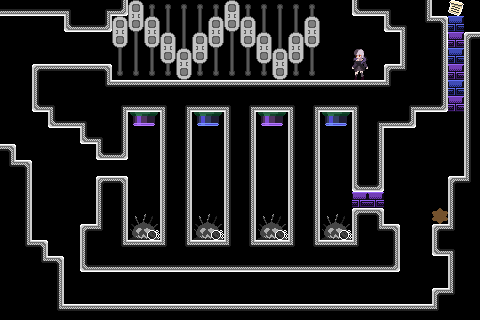

Rendered tile map (Tiled .tmx) drawn with the repository's tilesets; below, a short description and the map source with its tile grids summarised:
An orthogonal 30x20 tile map with 16x16 px tiles, 8 tile layers (bkg_far, bkg_close, ground, onoff2-defaulton, ...), 4 tilesets.

<map version="1.10" tiledversion="1.11.0" orientation="orthogonal" renderorder="right-down" width="30" height="20" tilewidth="16" tileheight="16" infinite="0" nextlayerid="9" nextobjectid="1">
 <tileset firstgid="1" source="../../PlaceholderSprites.tsx" />
 <tileset firstgid="106" source="../../memory_block.tsx" />
 <tileset firstgid="121" source="../../onoff_block.tsx" />
 <tileset firstgid="136" source="../../onoff2_block.tsx" />
 <layer id="4" name="bkg_far" width="30" height="20">
  <properties>
   <property name="unity:sortinglayer" value="Bkg_far" />
  </properties>
  <data>[600 cells, 0 non-empty, 0 distinct tile ids]</data>
 </layer>
 <layer id="1" name="bkg_close" width="30" height="20">
  <properties>
   <property name="unity:sortinglayer" value="Bkg" />
  </properties>
  <data>[600 cells, 65 non-empty, 2 distinct tile ids]</data>
 </layer>
 <layer id="2" name="ground" width="30" height="20">
  <properties>
   <property name="unity:layer" value="Ground" />
   <property name="unity:sortinglayer" value="Ground" />
  </properties>
  <data>[600 cells, 349 non-empty, 26 distinct tile ids]</data>
 </layer>
 <layer id="5" name="onoff2-defaulton" width="30" height="20">
  <properties>
   <property name="unity:layer" value="Ground" />
   <property name="unity:sortinglayer" value="Ground" />
   <property name="unity:tag" value="onoff2-defaulton" />
  </properties>
  <data>[600 cells, 2 non-empty, 1 distinct tile ids]</data>
 </layer>
 <layer id="6" name="onoff2-defaultoff" width="30" height="20">
  <properties>
   <property name="unity:layer" value="Ground" />
   <property name="unity:sortinglayer" value="Ground" />
   <property name="unity:tag" value="onoff2-defaultoff" />
  </properties>
  <data>[600 cells, 3 non-empty, 1 distinct tile ids]</data>
 </layer>
 <layer id="7" name="onoff-defaultoff" width="30" height="20">
  <properties>
   <property name="unity:layer" value="Ground" />
   <property name="unity:sortinglayer" value="Ground" />
   <property name="unity:tag" value="onoff-defaultoff" />
  </properties>
  <data>[600 cells, 1 non-empty, 1 distinct tile ids]</data>
 </layer>
 <layer id="8" name="onoff-defaulton" width="30" height="20">
  <properties>
   <property name="unity:layer" value="Ground" />
   <property name="unity:sortinglayer" value="Ground" />
   <property name="unity:tag" value="onoff-defaulton" />
  </properties>
  <data>[600 cells, 2 non-empty, 1 distinct tile ids]</data>
 </layer>
 <layer id="3" name="foreground" width="30" height="20">
  <properties>
   <property name="unity:sortinglayer" value="Foreground" />
  </properties>
  <data>[600 cells, 0 non-empty, 0 distinct tile ids]</data>
 </layer>
</map>
